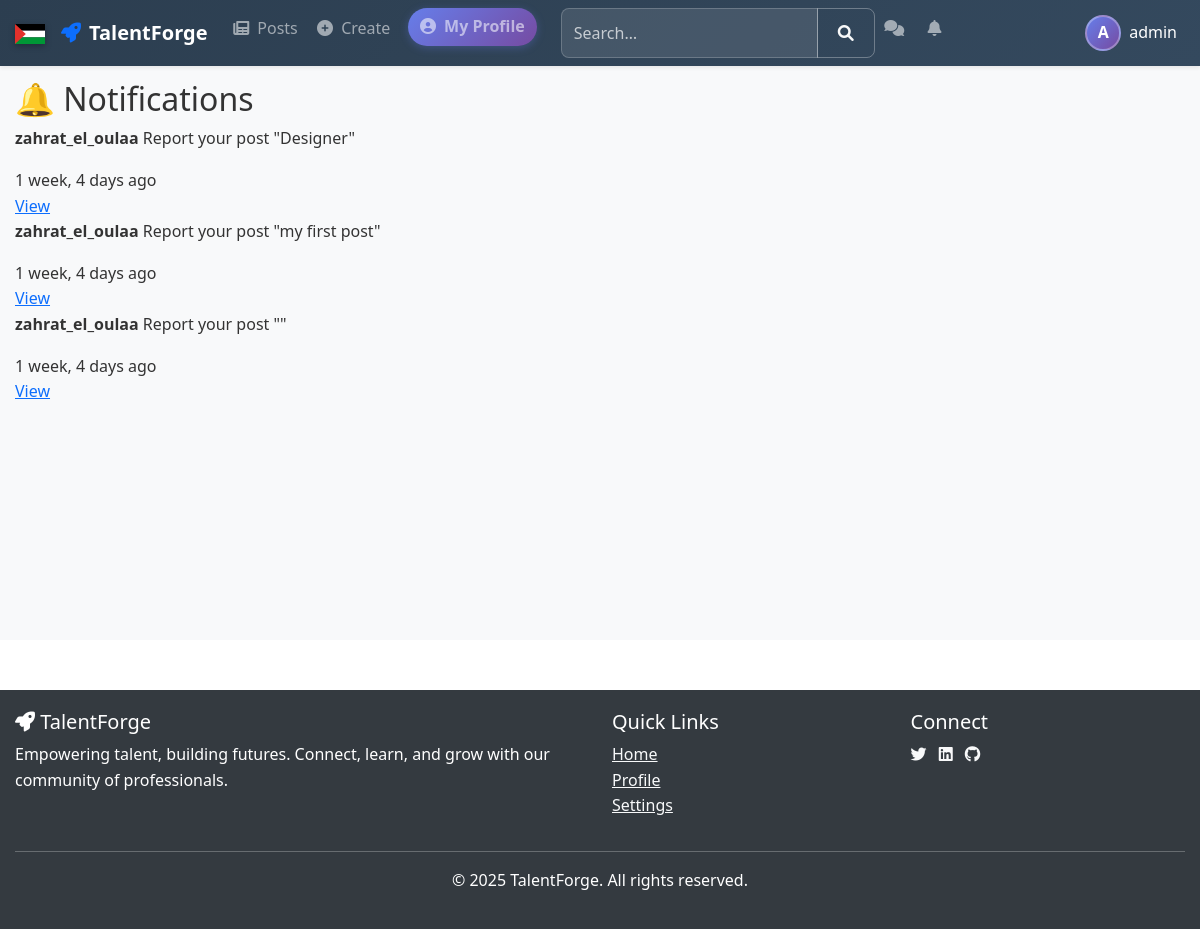
/posts/notifications/ (signed in), run on an earlier commit of the app's database.
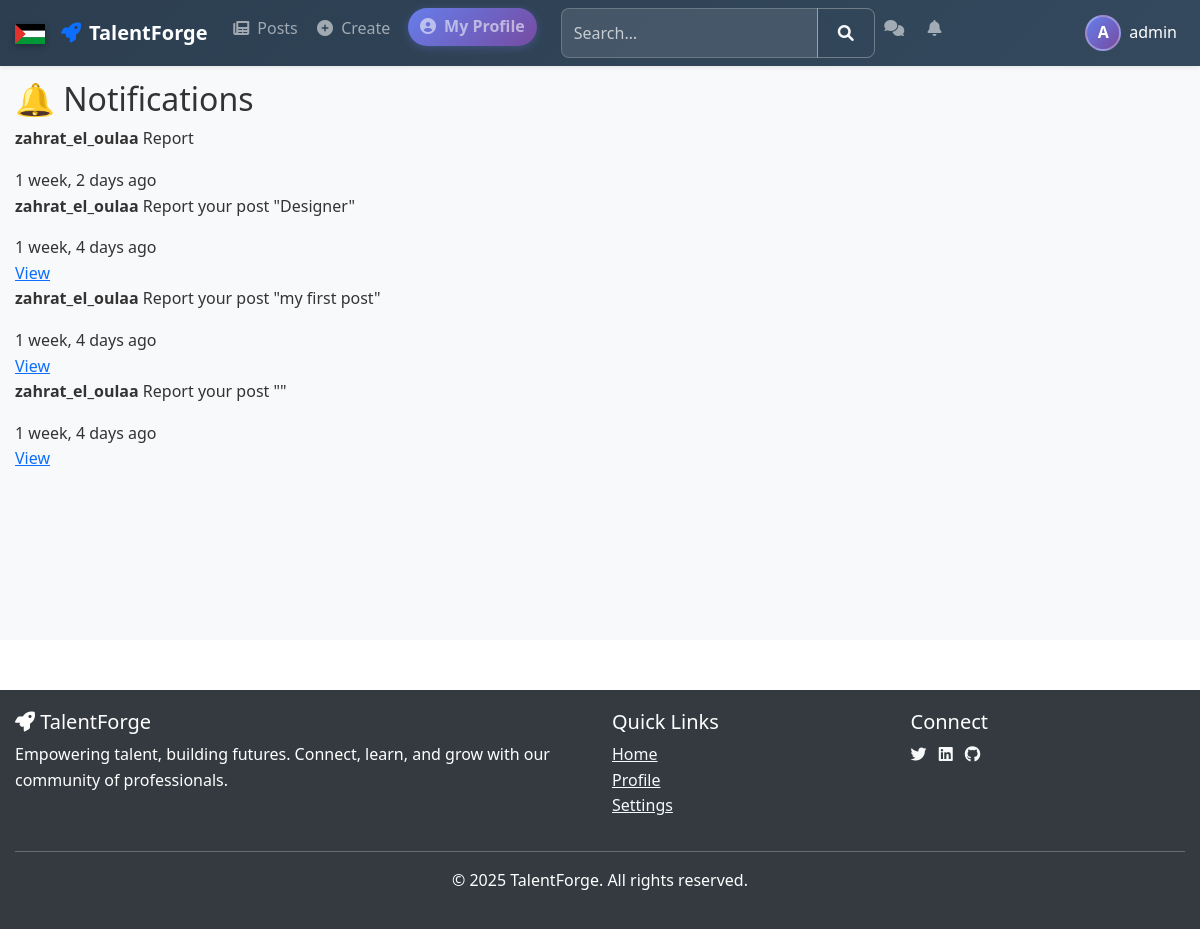
And on a later commit of the database.
### posts/models.py (models this page shows, shortened)
class Notification(models.Model):
    NOTIFICATION_TYPES = (
        ('like', 'Like'),
        ('comment', 'Comment'),
        ('share', 'Share'),
        ('follow', 'Follow'),
        ('view', 'Profile View'),
        ('report', 'Report'),
    )
    user = models.ForeignKey(User, related_name='notifications', on_delete=models.CASCADE)
    from_user = models.ForeignKey(User, related_name='sent_notifications', on_delete=models.CASCADE)
    notification_type = models.CharField(max_length=10, choices=NOTIFICATION_TYPES)
    post = models.ForeignKey(Post, on_delete=models.CASCADE, null=True, blank=True)
    timestamp = models.DateTimeField(auto_now_add=True)
    is_read = models.BooleanField(default=False)
    class Meta:
        ordering = ['-timestamp']

class Post(models.Model):
    POST_TYPES = [
        ('text', 'Text'),
        ('image', 'Image'),
        ('video', 'Video'),
        ('job', 'Job Offer'),
    ]
    author = models.ForeignKey(User, on_delete=models.CASCADE, related_name='posts')
    type = models.CharField(max_length=10, choices=POST_TYPES)
    title = models.CharField(max_length=200, blank=True, null=True)
    content = models.TextField(blank=True, null=True)
    image = models.ImageField(upload_to='posts/images/', blank=True, null=True)
    video = models.FileField(upload_to='posts/videos/', blank=True, null=True)
    created_at = models.DateTimeField(auto_now_add=True)
    shared_post = models.ForeignKey('self', on_delete=models.CASCADE, null=True, blank=True, related_name='shares')

### posts/views.py (the view)
# urls.py: path('notifications/', views.notifications_view, name='notifications'),
@login_required
def notifications_view(request):
    notifications = Notification.objects.filter(user=request.user).order_by('-timestamp')
    unread_count = notifications.filter(is_read=False).count()
    if request.method == 'GET':
        notifications.update(is_read=True)
    return render(request, 'posts/notifications.html', {
        'notifications': notifications,
        'unread_count': unread_count
    })

### posts/templates/posts/notifications.html (shortened to what this page needs)
{% extends 'base.html' %}
{% load static %}
{% block content %}
<div class="notifications-container">
    <h2>🔔 Notifications</h2>
    {% if notifications %}
        <div class="notifications-list">
            {% for notification in notifications %}
                <div class="notification-item {% if not notification.is_read %}unread{% endif %}">
                    <div class="notification-content">
                        <p>
                            <strong>{{ notification.from_user.username }}</strong>
                            {{ notification.get_notification_type_display }}
                            {% if notification.post %}
                                your post "{{ notification.post.title }}"
                            {% endif %}
                        </p>
                        <span class="notification-time">{{ notification.timestamp|timesince }} ago</span>
                    </div>
                    {% if notification.post %}
                        <a href="{% url 'posts:post_detail' notification.post.pk %}" class="nav-button">
                            View
                        </a>
                    {% endif %}
                </div>
            {% endfor %}
        </div>
    {% else %}
        <p>No notifications yet.</p>
    {% endif %}
</div>
{% endblock %}

What changed in the data, as far as the page shows it:
added Notification: from_user.username "zahrat_el_oulaa", notification_type "Report", timestamp "1 week, 2 days"
